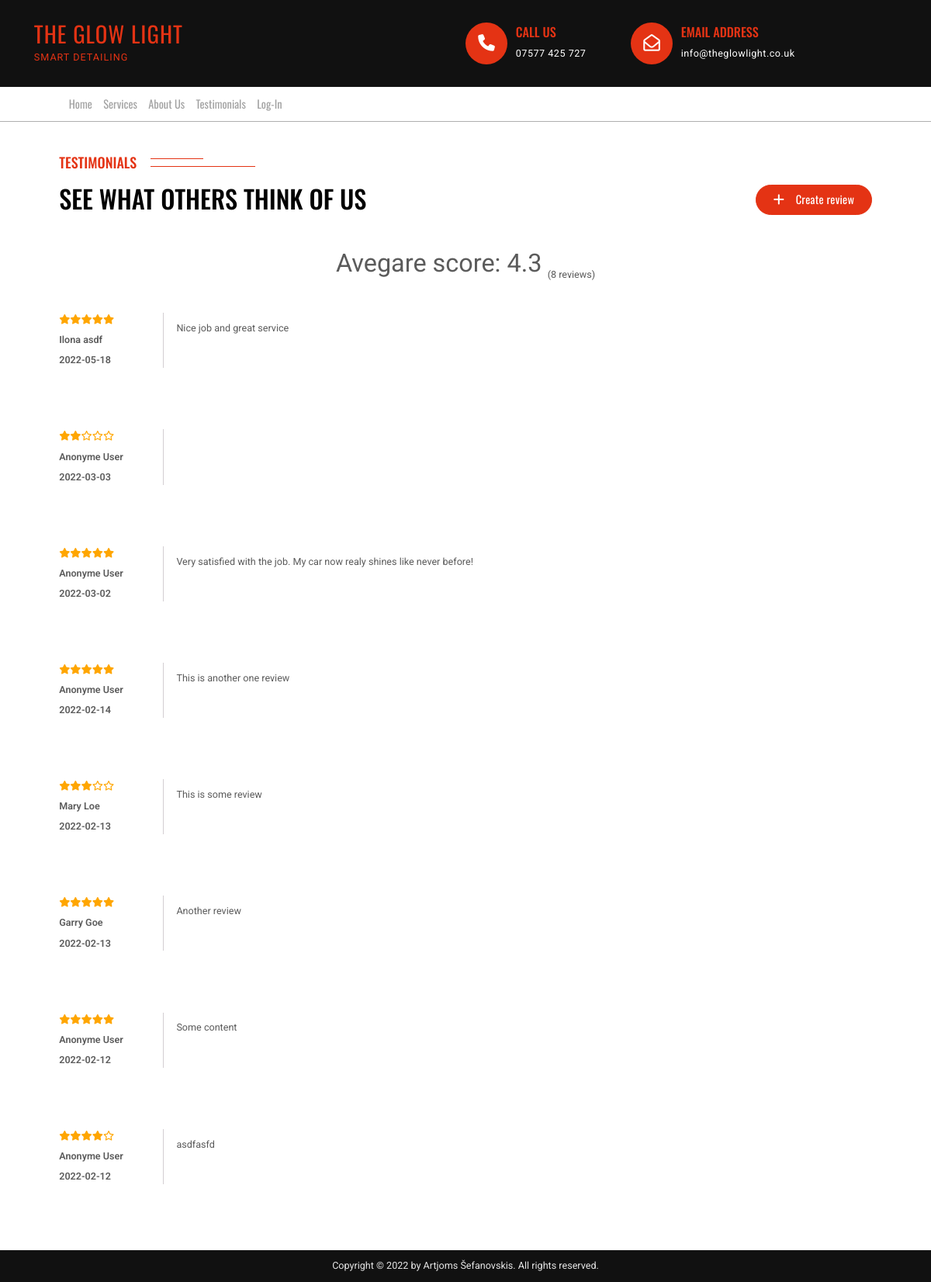
Screenshot of /testimonials.php with the database file from the repository.
### tables this page shows
CREATE TABLE `comments` (
  `comment_id` int(11) NOT NULL,
  `comment_topic_id` int(11) NOT NULL,
  `comment_user_id` int(11) NOT NULL,
  `comment_rating` int(1) NOT NULL,
  `comment_content` text DEFAULT NULL,
  `comment_date` date NOT NULL,
  `comment_isanonyme` tinyint(1) NOT NULL DEFAULT 0,
  `comment_status` varchar(255) NOT NULL DEFAULT 'draft'
);

CREATE TABLE `users` (
  `user_id` int(11) NOT NULL,
  `user_first` varchar(255) NOT NULL,
  `user_last` varchar(255) NOT NULL,
  `user_email` varchar(255) NOT NULL,
  `user_phone` int(9) NOT NULL,
  `user_phone_code` int(5) NOT NULL,
  `user_role` varchar(255) NOT NULL DEFAULT 'user',
  `user_password` varchar(255) NOT NULL
);

### testimonials.php (the view)
<?php include 'inc/header.php'; ?>
<link rel="stylesheet" href="css/testimonials.css">
<main class="container">
  <div class="testimonials-header-box">
    <div class="testimonials-header">
      <div class="smaller-heading-box">
        <h2 class="smaller-heading">Testimonials</h2>
        <span class="lines"></span>
      </div>
      <h3 class="big-heading">See what others think of us</h3>
    </div>
    <a href="add_testimonial.php?r_id=1" class="btn--cta create-testimonial">
      <i class="fas fa-plus"></i>
      <span>Create review</span>
    </a>
  </div>
  <div class="testimonial-box">
    <?php
      $query = "select COUNT(comment_id) as 'Review_Count', round(AVG(comment_rating),1) as 'Comment_Rating' ";
      $query.= "FROM comments ";
      $query.= "WHERE comment_topic_id like 1 and comment_status = 'approved'";
      $query.= "GROUP BY comment_topic_id";
      $select_metrics = mysqli_query($conn,$query);
      while ($row = mysqli_fetch_assoc($select_metrics)) {
        $review_count = $row['Review_Count'];
        $review_rating = $row['Comment_Rating'];
      }
    ?>
    <div class="testimonial-heading-box text">
      <p class="comment-heading">
        Avegare score: <?php echo $review_rating; ?>
      </p>
      <p class="total-comments">
        (<?php echo $review_count; ?> reviews)
      </p>
    </div>
    <?php
    $query = "select comments.comment_rating, comments.comment_content, comments.comment_date, comments.comment_isanonyme, users.user_first, users.user_last ";
    $query.= "from comments as comments ";
    $query.= "inner join users as users ";
    $query.= "on comments.comment_user_id = users.user_id ";
    $query.= "where comments.comment_topic_id = 1 and comment_status = 'approved' ";
    $query.= "order by comments.comment_date desc ";
    $select_comments = mysqli_query($conn,$query);
    while($row = mysqli_fetch_assoc($select_comments)){
      $comment_rating = $row['comment_rating'];
      $comment_content = $row['comment_content'];
      $comment_date = $row['comment_date'];
      $comment_isanonyme = $row['comment_isanonyme'];
      if($comment_isanonyme == 1){
        $comment_first = "Anonyme";
        $comment_last = "User";
      }
      else{
        $comment_first = $row['user_first'];
        $comment_last = $row['user_last'];
      }
      ?>
        <div class="testimonial-content text">
          <div class="comment-info">
            <div class="comment-rating">
              <?php displayStars($comment_rating); ?>
            </div>
            <p class="comment-autgor"><?php echo $comment_first . " " . $comment_last; ?></p>
            <p class="comment-date"><?php echo $comment_date; ?></p>
          </div>
          <div class="comment-box">
            <p class="comment-content"><?php echo $comment_content; ?></p>
          </div>
        </div>
      <?php
    }
    ?>
  </div>
</main>
<?php include 'inc/footer.php'; ?>

### inc/functions.php (shortened to what this page needs)
<?php
function displayStars($rating)
{
  for ($i=0; $i < 5; $i++) {
    if ($rating<1) {
      if ($rating<0.5) {
        echo "<i class='far fa-star'></i>";
      }
      else {
        echo "<i class='fas fa-star-half-alt'></i>";
      }
    }
    else{
      echo "<i class='fas fa-star'></i>";
    }
    $rating-=1;
  }
}
function displayLinks(){
  if(isset($_SESSION['user_id'])){
    echo "<li><a class='main-nav-link' href='profile.php'>Profile</a></li>";
    echo "<li><a class='main-nav-link main-nav-link-last' href='inc/logout.php'>Log-Out</a></li>";
    if($_SESSION['user_role'] == 'admin'){
      echo "<li><a class='main-nav-link' href='admin/index.php'>Admin</a></li>";
    }
  }
  else{
    echo "<li><a class='main-nav-link' href='login.php'>Log-In</a></li>";
  }
}

### css/general.css (style rules this page uses)
* { padding: 0; margin: 0; box-sizing: border-box; }
html { font-size: 62.5%; height: 100%; overflow-x: hidden; }
body { font-family: "Oswald", sans-serif; line-height: 1; font-weight: 400; color: #555; position: relative; min-height: 100vh; overflow-x: hidden; }
.text { font-family: "Roboto", sans-serif; font-size: 1.4rem; line-height: 1.5; color: #5b5b5b; }
.container { max-width: 120rem; padding: 0rem 3.2rem; margin: 0rem auto; }
.lines { display: inline-block; position: relative; align-self: center; width: 15rem; height: 1.2rem; margin-left: 1.8rem; }
.lines::after { position: absolute; content: ""; width: 100%; height: 1px; top: 60%; border-bottom: #e43314 solid 0.2rem; }
.lines::before { position: absolute; content: ""; width: 50%; height: 1px; border-bottom: #e43314 solid 0.2rem; top: -30%; }
.smaller-heading { display: inline-block; color: #e43314; font-size: 2rem; font-weight: 500; text-transform: uppercase; }
.smaller-heading-box { margin-bottom: 2.4rem; }
.big-heading { color: #000; font-size: 3.6rem; font-weight: 500; text-transform: uppercase; margin-bottom: 4.8rem; }
.btn--cta, .btn--cta:link, .btn--cta:visited { font-family: "Oswald"; font-weight: 400; letter-spacing: 0.3px; display: inline-block; color: #fff; background-color: #e43314; font-size: 1.6rem; text-decoration: none; padding: 1.2rem 2.4rem; border-radius: 100px; text-align: center; border: #e43314 solid 1px; height: fit-content; min-width: fit-content; }
.btn--cta i { padding-right: 1.2rem; font-size: 1.8rem; }
@media (max-width: 75em) { html { font-size: 56.25%; } }

### css/headerfooter.css (style rules this page uses)
.main-nav-link:link, .main-nav-link:visited { color: #a2a2a2; font-size: 1.6rem; text-decoration: none; font-weight: 400; }

### css/testimonials.css (style rules this page uses)
.container { padding: 4.8rem 1.8rem 9.6rem 1.8rem; position: relative; }
.testimonials-header-box { display: flex; align-items: center; justify-content: space-between; }
.testimonial-box { display: flex; flex-direction: column; }
.testimonial-heading-box { display: flex; gap: 0.8rem; justify-content: center; }
.comment-heading { font-size: 3.6rem; }
.total-comments { align-self: flex-end; }
.testimonial-content { margin: 3.2rem 0; padding: 1.2rem 0; display: flex; gap: 1.8rem; }
.comment-info { padding-right: 1.2rem; border-right: 1px #d3ced2 solid; display: flex; flex-direction: column; width: 15rem; gap: 0.8rem; font-weight: 600; }
.comment-rating { color: #ffa600; }
.comment-content { padding-top: 1.2rem; margin-bottom: 1.2rem; }

### rows the page displays
comments: comment_user.user_first "Ilona", comment_user.user_last "asdf", comment_date "2022-05-18", comment_content "Nice job and great service"
comments: comment_isanonyme "Anonyme", comment_isanonyme "User", comment_date "2022-03-03"
comments: comment_isanonyme "Anonyme", comment_isanonyme "User", comment_date "2022-03-02", comment_content "Very satisfied with the job. My car now realy shines like never before!"
comments: comment_isanonyme "Anonyme", comment_isanonyme "User", comment_date "2022-02-14", comment_content "This is another one review"
comments: comment_user.user_first "Mary", comment_user.user_last "Loe", comment_date "2022-02-13", comment_content "This is some review"
comments: comment_user.user_first "Garry", comment_user.user_last "Goe", comment_date "2022-02-13", comment_content "Another review"
comments: comment_isanonyme "Anonyme", comment_isanonyme "User", comment_date "2022-02-12", comment_content "Some content"
comments: comment_isanonyme "Anonyme", comment_isanonyme "User", comment_date "2022-02-12", comment_content "asdfasfd"

### other values shown
$review_rating "4.3"
$review_count "8"
